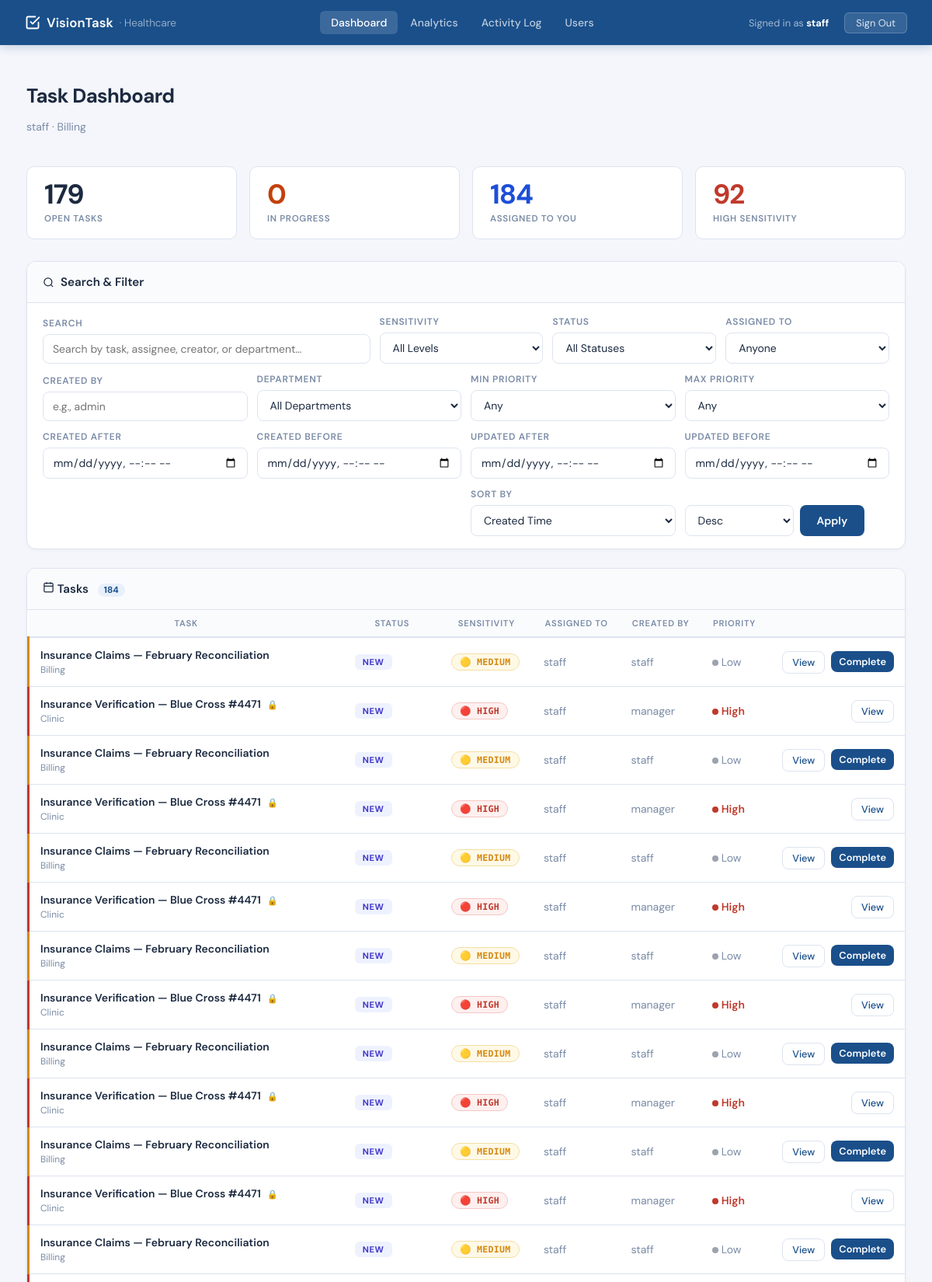
Page /dashboard (signed in, upper part) on the committed database.
### tables this page shows
CREATE TABLE users (
            username TEXT PRIMARY KEY,
            password_hash TEXT NOT NULL,
            roles TEXT NOT NULL,
            department TEXT,
            can_view_high_sensitivity INTEGER NOT NULL,
            can_view_medium_sensitivity INTEGER NOT NULL
        );

CREATE TABLE tasks (
            id TEXT PRIMARY KEY,
            title TEXT NOT NULL,
            description TEXT,
            sensitivity TEXT NOT NULL,
            created_by TEXT NOT NULL,
            assigned_to TEXT,
            department TEXT,
            status TEXT NOT NULL,
            created_at TEXT NOT NULL,
            updated_at TEXT NOT NULL,
            priority INTEGER NOT NULL
        );

### vision_task/app (2).py (the view)
    @app.route("/dashboard", methods=["GET"])
    def ui_dashboard():
        redir = _require_login()
        if redir: return redir
        user = _get_session_user()
        q                  = request.args.get("q", "").strip()
        filter_sens        = request.args.get("sensitivity", "").strip()
        filter_stat        = request.args.get("status", "").strip()
        filter_assigned    = request.args.get("assigned_to", "").strip()
        filter_department  = request.args.get("department", "").strip()
        filter_created_by  = request.args.get("created_by", "").strip()
        filter_priority_min = request.args.get("priority_min", "").strip()
        filter_priority_max = request.args.get("priority_max", "").strip()
        filter_created_after = request.args.get("created_after", "").strip()
        filter_created_before = request.args.get("created_before", "").strip()
        filter_updated_after = request.args.get("updated_after", "").strip()
        filter_updated_before = request.args.get("updated_before", "").strip()
        sort_by = request.args.get("sort", "created_at").strip()
        sort_order = request.args.get("order", "desc").strip()
        tasks = task_manager.list_tasks(user)
        tasks = _apply_task_filters(tasks, request.args)
        completed_visible_count = sum(1 for t in tasks if t.status == TaskStatus.COMPLETED)
        task_rows = []
        for t in tasks:
            d = t.to_dict()
            d["can_complete"] = ("admin" in user.roles) or (t.created_by == user.username)
            task_rows.append(d)
        return render_template("dashboard.html", user=user,
                               tasks=task_rows,
                               stats=task_manager.get_stats(user),
                               search_query=q,
                               filter_sensitivity=filter_sens,
                               filter_status=filter_stat,
                               filter_assigned=filter_assigned,
                               filter_department=filter_department,
                               filter_created_by=filter_created_by,
                               filter_priority_min=filter_priority_min,
                               filter_priority_max=filter_priority_max,
                               filter_created_after=filter_created_after,
                               filter_created_before=filter_created_before,
                               filter_updated_after=filter_updated_after,
                               filter_updated_before=filter_updated_before,
                               sort_by=sort_by,
                               sort_order=sort_order,
                               completed_visible_count=completed_visible_count,
                               is_doctor="doctor" in user.roles,   # teammate addition
                               is_nurse="nurse"  in user.roles)    # teammate addition

### vision_task/templates/dashboard.html (shortened to what this page needs)
{% extends "base.html" %}
{% block content %}
<div style="display:flex;justify-content:space-between;align-items:flex-start;margin-bottom:28px;">
    <div>
        <h1 class="vt-page-title">Task Dashboard</h1>
        <p class="vt-subtitle">
            {{ user.username }} &middot; {{ user.department }}
        </p>
    </div>
</div>
<div class="grid-4" style="margin-bottom:28px;">
    <div class="stat-card">
        <div class="num">{{ stats.total_tasks - stats.by_status.get('completed', 0) - stats.by_status.get('cancelled', 0) }}</div>
        <div class="lbl">Open Tasks</div>
    </div>
    <div class="stat-card">
        <div class="num" style="color:#c2410c;">{{ stats.by_status.get('in_progress', 0) }}</div>
        <div class="lbl">In Progress</div>
    </div>
    <div class="stat-card">
        <div class="num" style="color:#1d4ed8;">{{ stats.assigned_to_user }}</div>
        <div class="lbl">Assigned to You</div>
    </div>
    <div class="stat-card">
        <div class="num" style="color:#c0392b;">{{ stats.by_sensitivity.get('high', 0) }}</div>
        <div class="lbl">High Sensitivity</div>
    </div>
</div>
{% set has_non_default_sort = sort_by and not (sort_by == 'created_at' and sort_order == 'desc') %}
<div class="vt-card" style="margin-bottom:24px;">
    <div class="vt-card-header">
        <svg width="15" height="15" viewBox="0 0 24 24" fill="none" stroke="currentColor" stroke-width="2"><circle cx="11" cy="11" r="8"/><path d="m21 21-4.35-4.35"/></svg>
        Search &amp; Filter
    </div>
    <div style="padding:16px 20px;">
        <form method="get" action="{{ url_for('ui_dashboard') }}">
            <div style="display:grid;grid-template-columns:2fr 1fr 1fr 1fr;gap:12px;align-items:end;margin-bottom:12px;">
                <div>
                    <label class="vt-label">Search</label>
                    <input type="text" name="q" class="vt-input" placeholder="Search by task, assignee, creator, or department…" value="{{ search_query }}" />
                </div>
                <div>
                    <label class="vt-label">Sensitivity</label>
                    <select name="sensitivity" class="vt-select">
                        <option value="">All Levels</option>
                    </select>
                </div>
                <div>
                    <label class="vt-label">Status</label>
                    <select name="status" class="vt-select">
                        <option value="">All Statuses</option>
                    </select>
                </div>
                <div>
                    <label class="vt-label">Assigned To</label>
                    <select name="assigned_to" class="vt-select">
                        <option value="">Anyone</option>
                    </select>
                </div>
            </div>
            <div style="display:grid;grid-template-columns:1fr 1fr 1fr 1fr;gap:12px;align-items:end;margin-bottom:12px;">
                <div>
                    <label class="vt-label">Created By</label>
                    <input type="text" name="created_by" class="vt-input" placeholder="e.g., admin" value="{{ filter_created_by }}" />
                </div>
                <div>
                    <label class="vt-label">Department</label>
                    <select name="department" class="vt-select">
                        <option value="">All Departments</option>
                    </select>
                </div>
                <div>
                    <label class="vt-label">Min Priority</label>
                    <select name="priority_min" class="vt-select">
                        <option value="" {% if not filter_priority_min %}selected{% endif %}>Any</option>
                    </select>
                </div>
                <div>
                    <label class="vt-label">Max Priority</label>
                    <select name="priority_max" class="vt-select">
                        <option value="" {% if not filter_priority_max %}selected{% endif %}>Any</option>
                    </select>
                </div>
            </div>
            <div style="display:grid;grid-template-columns:1fr 1fr 1fr 1fr;gap:12px;align-items:end;">
                <div>
                    <label class="vt-label">Created After</label>
                    <input type="datetime-local" name="created_after" class="vt-input" value="{{ filter_created_after }}" />
                </div>
                <div>
                    <label class="vt-label">Created Before</label>
                    <input type="datetime-local" name="created_before" class="vt-input" value="{{ filter_created_before }}" />
                </div>
                <div>
                    <label class="vt-label">Updated After</label>
                    <input type="datetime-local" name="updated_after" class="vt-input" value="{{ filter_updated_after }}" />
                </div>
                <div>
                    <label class="vt-label">Updated Before</label>
                    <input type="datetime-local" name="updated_before" class="vt-input" value="{{ filter_updated_before }}" />
                </div>
            </div>
            <div style="display:grid;grid-template-columns:1fr 1fr 1fr 1fr;gap:12px;align-items:end;margin-top:12px;">
                <div>
                    <label class="vt-label">Sort By</label>
                    <select name="sort" class="vt-select">
                        <option value="created_at" {% if sort_by=='created_at' %}selected{% endif %}>Created Time</option>
                    </select>
                </div>
                <div style="display:flex;gap:8px;">
                    <select name="order" class="vt-select" style="max-width:140px;">
                        <option value="desc" {% if sort_order!='asc' %}selected{% endif %}>Desc</option>
                    </select>
                    <button type="submit" class="btn-brand">Apply</button>
                </div>
            </div>
        </form>
    </div>
</div>
<div class="vt-card" style="margin-bottom:32px;">
    <div class="vt-card-header" style="justify-content:space-between;">
        <span>
            <svg width="15" height="15" viewBox="0 0 24 24" fill="none" stroke="currentColor" stroke-width="2"><rect x="3" y="4" width="18" height="18" rx="2"/><line x1="16" y1="2" x2="16" y2="6"/><line x1="8" y1="2" x2="8" y2="6"/><line x1="3" y1="10" x2="21" y2="10"/></svg>
            Tasks
            <span style="background:var(--brand-light);color:var(--brand);padding:1px 8px;border-radius:20px;font-size:.72rem;font-weight:700;margin-left:8px;">{{ tasks|length }}</span>
        </span>
    </div>
    <div style="overflow-x:auto;">
        <table class="vt-table">
            <thead>
                <tr>
                    <th style="width:36%">Task</th>
                    <th>Status</th>
                    <th>Sensitivity</th>
                    <th>Assigned To</th>
                    <th>Created By</th>
                    <th>
                        {% set next_order = 'desc' %}
                        {% if sort_by == 'priority' and sort_order == 'desc' %}
                            {% set next_order = 'asc' %}
                        {% endif %}
                        <a href="{{ url_for('ui_dashboard', q=search_query, sensitivity=filter_sensitivity, status=filter_status, assigned_to=filter_assigned, created_by=filter_created_by, department=filter_department, priority_min=filter_priority_min, priority_max=filter_priority_max, created_after=filter_created_after, created_before=filter_created_before, updated_after=filter_updated_after, updated_before=filter_updated_before, sort='priority', order=next_order) }}" style="text-decoration:none;color:inherit;">
                            Priority
                        </a>
                    </th>
                    <th></th>
                </tr>
            </thead>
            <tbody>
            {% for task in tasks %}
            <tr>
                <td class="sens-col-{{ task.sensitivity }}">
                    <a class="task-link" href="{{ url_for('ui_view_task', task_id=task.id) }}">{{ task.title }}</a>
                    {% if task.sensitivity == 'high' %}
                    <span style="font-size:.7rem;color:var(--high);margin-left:4px;" title="Re-authentication required">🔒</span>
                    {% endif %}
                    <div style="font-size:.75rem;color:var(--muted);margin-top:2px;">{{ task.department }}</div>
                </td>
                <td><span class="status-badge status-{{ task.status }}">{{ task.status | replace('_',' ') }}</span></td>
                <td>
                    <span class="sens-badge badge-{{ task.sensitivity }}">
                        {% if task.sensitivity=='high' %}🔴{% elif task.sensitivity=='medium' %}🟡{% else %}🟢{% endif %}
                        {{ task.sensitivity | upper }}
                    </span>
                </td>
                <td style="color:var(--muted);">{{ task.assigned_to or '—' }}</td>
                <td style="color:var(--muted);">{{ task.created_by }}</td>
                <td>
                    <span class="prio-dot prio-{% if task.priority==2 %}high{% elif task.priority==1 %}medium{% else %}low{% endif %}"></span>
                    {% if task.priority==2 %}<span style="color:var(--high);font-weight:600;">High</span>
                    {% elif task.priority==1 %}<span style="color:var(--med);font-weight:600;">Medium</span>
                    {% else %}<span style="color:var(--muted);">Low</span>{% endif %}
                </td>
                <td>
                    <div style="display:flex;gap:8px;flex-wrap:wrap;justify-content:flex-end;">
                        <a href="{{ url_for('ui_view_task', task_id=task.id) }}" class="btn-outline btn-sm">View</a>
                        {% if task.status != 'completed' and task.can_complete %}
                        <form method="post" action="{{ url_for('ui_complete_task', task_id=task.id) }}" style="margin:0;">
                            <button type="submit" class="btn-brand btn-sm" style="padding:5px 10px;">Complete</button>
                        </form>
                        {% endif %}
                    </div>
                </td>
            </tr>
            {% endfor %}
            </tbody>
        </table>
    </div>
</div>
{% endblock %}

### rows in the picture
users: username "staff", department "Billing"
tasks: title "Insurance Claims — February Reconciliation", department "Billing", status "NEW", sensitivity "MEDIUM", assigned_to "staff", created_by "staff", priority 0 (drawn)
tasks: title "Insurance Verification — Blue Cross #4471", department "Clinic", status "NEW", sensitivity "HIGH", assigned_to "staff", created_by "manager", priority 2 (drawn)
tasks: title "Insurance Claims — February Reconciliation", department "Billing", status "NEW", sensitivity "MEDIUM", assigned_to "staff", created_by "staff", priority 0 (drawn)
tasks: title "Insurance Verification — Blue Cross #4471", department "Clinic", status "NEW", sensitivity "HIGH", assigned_to "staff", created_by "manager", priority 2 (drawn)
tasks: title "Insurance Claims — February Reconciliation", department "Billing", status "NEW", sensitivity "MEDIUM", assigned_to "staff", created_by "staff", priority 0 (drawn)
tasks: title "Insurance Verification — Blue Cross #4471", department "Clinic", status "NEW", sensitivity "HIGH", assigned_to "staff", created_by "manager", priority 2 (drawn)
tasks: title "Insurance Claims — February Reconciliation", department "Billing", status "NEW", sensitivity "MEDIUM", assigned_to "staff", created_by "staff", priority 0 (drawn)
tasks: title "Insurance Verification — Blue Cross #4471", department "Clinic", status "NEW", sensitivity "HIGH", assigned_to "staff", created_by "manager", priority 2 (drawn)
tasks: title "Insurance Claims — February Reconciliation", department "Billing", status "NEW", sensitivity "MEDIUM", assigned_to "staff", created_by "staff", priority 0 (drawn)
tasks: title "Insurance Verification — Blue Cross #4471", department "Clinic", status "NEW", sensitivity "HIGH", assigned_to "staff", created_by "manager", priority 2 (drawn)
tasks: title "Insurance Claims — February Reconciliation", department "Billing", status "NEW", sensitivity "MEDIUM", assigned_to "staff", created_by "staff", priority 0 (drawn)
tasks: title "Insurance Verification — Blue Cross #4471", department "Clinic", status "NEW", sensitivity "HIGH", assigned_to "staff", created_by "manager", priority 2 (drawn)
tasks: title "Insurance Claims — February Reconciliation", department "Billing", status "NEW", sensitivity "MEDIUM", assigned_to "staff", created_by "staff", priority 0 (drawn)

### other values in the picture
{{ session.get('username') }} "staff"
{{ stats.by_status.get('in_progress', 0) }} "0"
{{ stats.assigned_to_user }} "184"
{{ stats.by_sensitivity.get('high', 0) }} "92"
{{ tasks|length }} "184"
